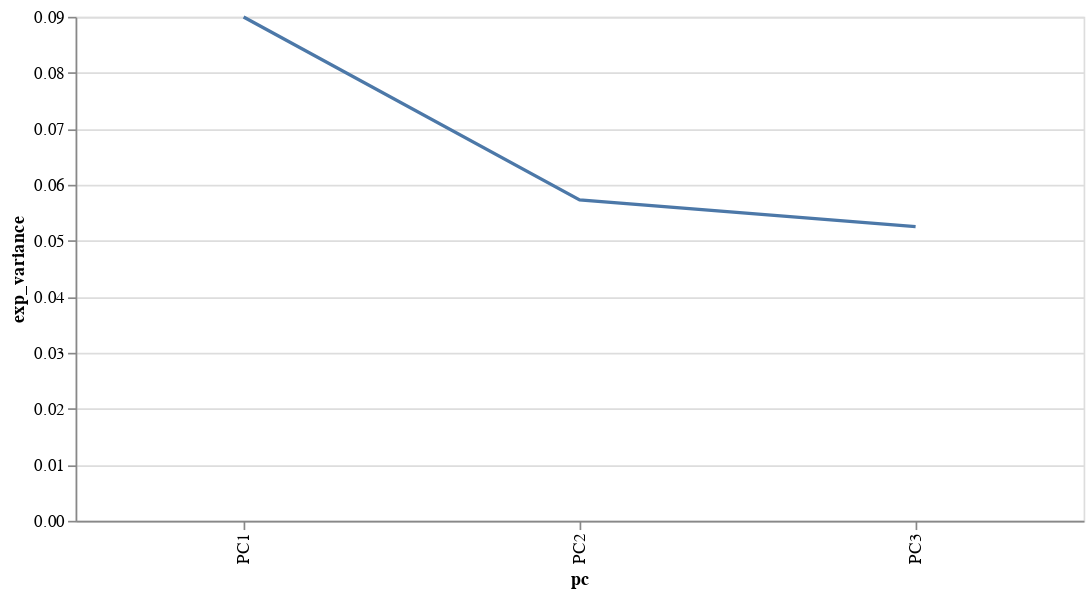

Source (notebook cell):
### Markdown cell above
#### **KMeans Applying PCA**

### Code cell
pca = PCA(n_components=3)
pca_df = pd.DataFrame(pca.fit_transform(X), columns=['PC1', 'PC2', 'PC3'])

explained_variance = pca.explained_variance_ratio_
print("Explained variance by each component: ", explained_variance)

pc_df = pd.DataFrame({
    'pc': ['PC1', 'PC2', 'PC3'],
    'exp_variance': explained_variance
})

alt.Chart(pc_df).mark_line().encode(
    x=alt.X('pc:N'),
    y='exp_variance:Q'
).properties(width=600)

### Figure 1 — Vega-Lite specification as saved in the notebook (floating-point values rounded to 4 significant figures)
{"config": {"view": {"continuousWidth": 300, "continuousHeight": 300}}, "data": {"name": "data-82a9408300f042ee2dfccd49f239f997"}, "mark": {"type": "line"}, "encoding": {"x": {"field": "pc", "type": "nominal"}, "y": {"field": "exp_variance", "type": "quantitative"}}, "width": 600, "$schema": "https://vega.github.io/schema/vega-lite/v5.17.0.json", "datasets": {"data-82a9408300f042ee2dfccd49f239f997": [{"pc": "PC1", "exp_variance": 0.08996}, {"pc": "PC2", "exp_variance": 0.05731}, {"pc": "PC3", "exp_variance": 0.05253}]}}
